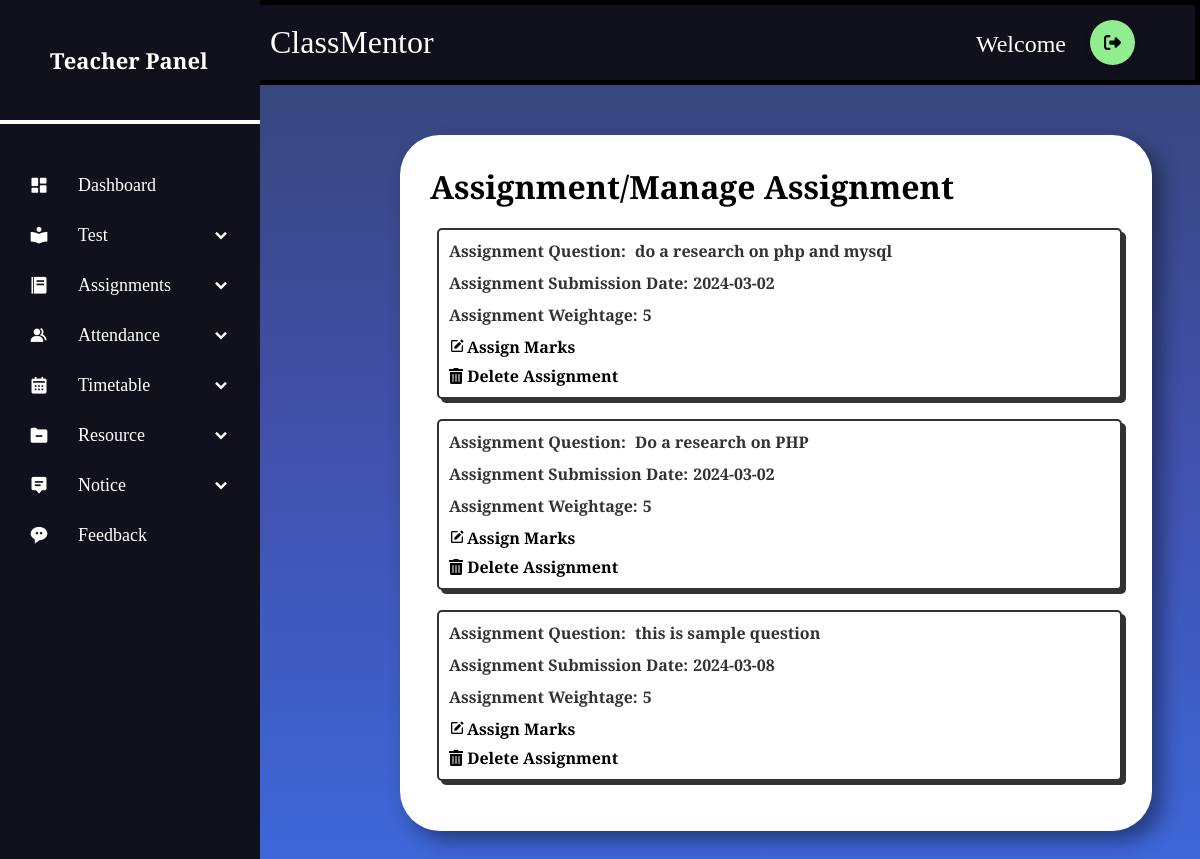
/teacher/manageassignments.php, run on the app's committed database.
### tables this page shows
CREATE TABLE `assignmentdetails` (
  `AssignmentID` int(11) NOT NULL,
  `TeacherID` int(11) NOT NULL,
  `SubjectID` int(11) NOT NULL,
  `CourseID` int(11) NOT NULL,
  `Assignmentquestion` varchar(300) NOT NULL,
  `AssignmentSubdate` date NOT NULL,
  `Assignmentweightage` varchar(5) NOT NULL,
  `AssignmentSublink` varchar(200) NOT NULL
);

### teacher/manageassignments.php (the view, shortened to what this page needs)
<?php
include('components/connect.php');
include('components/sidebar.php');
$username = "Divya01";
$sql = "select * from teacherdetails where Username= '$username' ";
$result = mysqli_query($conn, $sql);
$answer = mysqli_fetch_assoc($result);
$answer2 = $answer['TeacherID'];
$assignsql = "Select * from assignmentdetails where TeacherID='$answer2'";
$assignresult = mysqli_query($conn, $assignsql);
?>
<!DOCTYPE html>
<html lang="en">
<head>
    <link rel="stylesheet" href="styles/sidebarstyle.css">
    <link rel="stylesheet" href="styles/tablestyle.css">
    <link rel="stylesheet" href="styles/resstyle.css">
    <link href='https://unpkg.com/boxicons@2.0.7/css/boxicons.min.css' rel='stylesheet'>
    <link href="https://cdnjs.cloudflare.com/ajax/libs/font-awesome/5.15.4/css/all.min.css" rel="stylesheet">
</head>
<body>
    <section class="home-section">
        <div class="home-content">
            <div class="left-content">
                ClassMentor
            </div>
            <div class="right-content">
                <label for="" class="dropdowntext">Welcome</label>
                <div class="dropdown">
                    <a href="logout.php"><button class="Btn">
                            <div class="sign"></div>
                        </button>
                    </a>
                </div>
            </div>
        </div>
        <div class="resource-control">
            <h1 class="heading-text">Assignment/Manage Assignment</h1>
            <?php
            if (mysqli_num_rows($result) > 0) {
                while ($row = $assignresult->fetch_assoc()) {
                    echo "<div  class='assignment-label'><div class='assign-space'><p>Assignment Question: </p> <label for='question-" . $row['AssignmentID'] . "'  class='assign-text'>" . $row['Assignmentquestion'] . "</label><br></div>
                    <div class='assign-space'><p>Assignment Submission Date: </p><label for='question-" . $row['AssignmentID'] . "' class='assign-text'>" . $row['AssignmentSubdate'] . "</label><br></div>
                   <div class='assign-space'><p>Assignment Weightage: </p><label for='question-" . $row['AssignmentID'] . "' class='assign-text'>" . $row['Assignmentweightage'] . "</label><br></div>
                   <a href='assignmarks.php?id=" . $row['AssignmentID'] . "' id='btn' class='deletetext2' style='margin-bottom:7px;'><i class='bx bxs-edit' style='margin-right:2px;'></i>Assign Marks</a>
                    <a href='deleteassignment.php?id=" . $row['AssignmentID'] . "' id='btn' class='deletetext2'> <i class='fas fa-trash-alt' ></i> Delete Assignment</a></div>";
                }
            } else {
                echo "<div class='successmsg'><label class='successtext'>Data not found</label><br>
            <label class='successtext'>To Post New Announcements <br><div class='btndiv'><a href='add-notice.php' class='button deletetext'>Click Here!</a></div></label></div>";
            }
            ?>
        </div>
    </section>
</body>
</html>

### admin/style/sidebarstyle.css (style rules this page uses)
* { margin: 0; padding: 0; box-sizing: border-box; font-family: 'Poppins', sans-serif; }
.home-section { position: relative; background: #E4E9F7; left: 260px; width: calc(100% - 260px); transition: all 0.5s ease; }
.home-content { border: 5px solid black; border-left: 0; display: flex; margin: 0 auto; justify-content: space-between; align-items: center; padding: 10px; }
.left-content { flex: 1; }
.right-content { margin-left: auto; }
.dropdowntext { color: white; font-size: 1.5rem; position: relative; right: 40px; }
.dropdown { position: relative; display: inline-block; right: 40px; }
.home-section .home-content { height: 60px; display: flex; align-items: center; }

### teacher/styles/sidebarstyle.css (style rules this page uses)
* { margin: 0; padding: 0; box-sizing: border-box; font-family: "DM Serif Text", serif; }
.home-section { position: relative; background: inherit; left: 260px; width: calc(100% - 260px); transition: all 0.5s ease; }
.home-content { border: 5px solid black; border-left: 0; display: flex; margin: 0 auto; justify-content: space-between; align-items: center; padding: 10px; }
.left-content { flex: 1; }
.right-content { justify-content: center; text-align: center; padding: 10px; }
.dropdowntext { color: white; font-size: 1.5rem; position: relative; right: 40px; vertical-align: middle; position: relative; bottom: 3px; }
.dropdown { position: relative; display: inline-block; right: 40px; }
.home-section .home-content { height: 85px; display: flex; align-items: center; background-color: #11101d; }
.left-content { font-size: 2rem; color: white; }
.Btn { display: flex; align-items: center; justify-content: flex-start; width: 45px; height: 45px; border: none; border-radius: 50%; cursor: pointer; position: relative; overflow: hidden; transition-duration: 0.3s; box-shadow: 2px 2px 10px rgba(0, 0, 0, 0.199); background-color: lightgreen; margin-left: 20px; }
.sign { width: 100%; transition-duration: 0.3s; display: flex; align-items: center; justify-content: center; }
.sign svg { width: 17px; }

### teacher/styles/resstyle.css (style rules this page uses)
body { background: linear-gradient(0deg, rgb(61, 103, 216),rgb(65, 80, 170),rgb(53, 69, 115)); }
.resource-control { width: 80%; position: relative; bottom: 30px; background-color: white; border-radius: 40px; margin-top: 80px; padding: 30px; margin-left: 140px; text-align: left; box-shadow: 10px 10px 20px rgba(0, 0, 0, 0.4); }
.resource-control h1 { text-align: left; font-size: 2rem; margin-bottom: 20px; }
.deletetext2 { color: black; cursor: pointer; text-decoration: none; }

### teacher/manageassignments.php (style rules this page uses)
.assignment-label { --input-focus: #2d8cf0; --font-color: #323232; --font-color-sub: #666; --bg-color: #fff; --main-color: #323232; border-radius: 5px; border: 2px solid var(--main-color); background-color: var(--bg-color); box-shadow: 4px 4px var(--main-color); font-size: 1rem; font-weight: 600; color: var(--font-color); padding: 10px 10px; outline: none; margin-top: 5px; margin-left: 7px; margin-bottom: 20px; }
.assign-space { margin-bottom: 10px; }
.assignment-label p { display: inline-block; margin-right: 5px; }
.assignment-label a { display: block; }

### data on the page
assignmentdetails: Assignmentquestion "do a research on php and mysql", AssignmentSubdate "2024-03-02", Assignmentweightage "5"
assignmentdetails: Assignmentquestion "Do a research on PHP", AssignmentSubdate "2024-03-02", Assignmentweightage "5"
assignmentdetails: Assignmentquestion "this is sample question", AssignmentSubdate "2024-03-08", Assignmentweightage "5"
